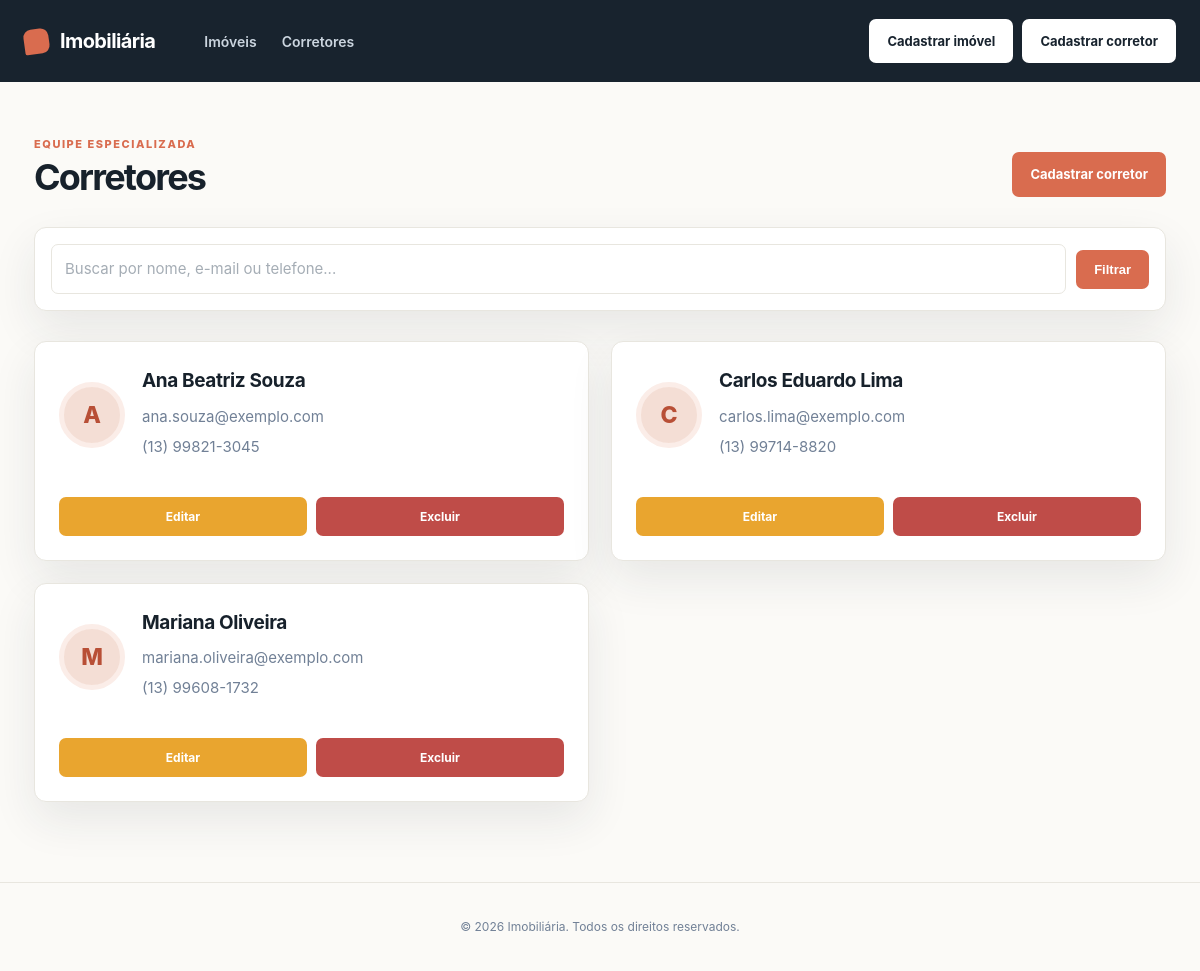
/corretor/, run on the app's committed database.
### imovel/models.py (models this page shows, shortened)
class Corretor(models.Model):
    nome = models.CharField(max_length=100)
    email = models.EmailField()
    telefone = models.CharField(max_length=20)

### imovel/views.py (the view, shortened to what this page needs)
# urls.py: path('corretor/', views.corretores, name='corretores'),
def corretores(request):
    corretores = Corretor.objects.all()
    busca = request.GET.get("busca", "").strip()
    return render(
        request,
        "corretor.html",
        {"corretores": corretores, "busca": busca},
    )

### imovel/templates/corretor.html (shortened to what this page needs)
{% extends 'template.html' %}
{% load static %}
{% block estilos %}
<link rel="stylesheet" href="{% static 'css/corretores.css' %}">
{% endblock %}
{% block conteudo %}
<section class="page-heading">
    <div>
        <p class="eyebrow">Equipe especializada</p>
        <h2>Corretores</h2>
    </div>
    <a href="{% url 'add_corretor' %}" class="btn btn-primary">Cadastrar corretor</a>
</section>
<form method="get" class="agent-filters" role="search">
    <input
        id="busca-corretor"
        type="search"
        name="busca"
        value="{{ busca }}"
        placeholder="Buscar por nome, e-mail ou telefone..."
        autocomplete="off"
    >
    <button type="submit" class="btn btn-primary">Filtrar</button>
</form>
<div class="cards-grid agents-grid">
    {% for corretor in corretores %}
    <article class="agent-card">
        <div class="agent-avatar">{{ corretor.nome|first|upper }}</div>
        <div>
            <h3>{{ corretor.nome }}</h3>
            <p class="muted">{{ corretor.email }}</p>
            <p class="muted">{{ corretor.telefone }}</p>
        </div>
        <div class="card-actions">
            <a href="{% url 'edit_corretor' corretor.id %}" class="btn btn-warning">Editar</a>
            <a href="{% url 'del_corretor' corretor.id %}" class="btn btn-danger delete-trigger" data-item-name="{{ corretor.nome }}">Excluir</a>
        </div>
    </article>
    {% empty %}
    <p class="empty-state">Nenhum corretor cadastrado.</p>
    {% endfor %}
</div>
{% endblock %}

### imovel/static/css/style.css (style rules this page uses)
:root { --ink: #17212b; --muted: #718096; --paper: #fbfaf7; --surface: #ffffff; --line: #e8e6df; --accent: #d96c4f; --accent-dark: #b84f36; --navy: #18232e; --shadow: 0 18px 45px rgba(29, 40, 50, .09); }
* { box-sizing: border-box; }
html { scroll-behavior: smooth; }
body { background: var(--paper); color: var(--ink); font: 15px/1.6 Inter, ui-sans-serif, system-ui, -apple-system, "Segoe UI", sans-serif; margin: 0; }
a { color: inherit; text-decoration: none; }
h2 { font-size: clamp(27px, 3vw, 38px); letter-spacing: -.05em; line-height: 1.1; margin: 4px 0 0; }
.eyebrow { color: var(--accent); font-size: 11px; font-weight: 800; letter-spacing: .14em; margin: 0; text-transform: uppercase; }
.btn { border: 1px solid transparent; border-radius: 7px; cursor: pointer; display: inline-block; font-size: 13px; font-weight: 700; padding: 11px 17px; text-align: center; transition: background .2s, border-color .2s, transform .2s; }
.btn-primary { background: var(--accent); color: #fff; }
.btn-warning { background: #e9a52f; color: #fff; }
.btn-danger { background: #bf4c48; color: #fff; }
input, select, textarea { background: #fff; border: 1px solid var(--line); border-radius: 7px; color: var(--ink); font: inherit; padding: 12px 13px; width: 100%; }
input::placeholder, textarea::placeholder { color: #a5adb5; }

### imovel/static/css/corretores.css (style rules this page uses)
.page-heading { align-items: end; display: flex; justify-content: space-between; margin-bottom: 30px; }
.agent-filters { align-items: center; background: var(--surface); border: 1px solid var(--line); border-radius: 12px; box-shadow: var(--shadow); display: flex; gap: 10px; margin-bottom: 30px; padding: 16px; }
.agent-filters input { flex: 1; }
.agent-filters .btn { white-space: nowrap; }
.agents-grid { display: grid; gap: 22px; grid-template-columns: repeat(2, 1fr); }
.agent-card { align-items: center; background: var(--surface); border: 1px solid var(--line); border-radius: 12px; box-shadow: var(--shadow); display: grid; gap: 17px; grid-template-columns: auto 1fr; padding: 24px; transition: box-shadow .2s, transform .2s; }
.agent-card h3 { font-size: 19px; letter-spacing: -.02em; margin: 0 0 8px; }
.agent-card .card-actions { grid-column: 1 / -1; width: 100%; }
.agent-avatar { align-items: center; background: #f4ded5; border: 5px solid #fbede8; border-radius: 50%; color: var(--accent-dark); display: flex; font-size: 23px; font-weight: 800; height: 66px; justify-content: center; width: 66px; }
.muted { color: var(--muted); margin: 6px 0; }
.card-actions { display: flex; gap: 9px; margin-top: 15px; }
.card-actions .btn { flex: 1; font-size: 12px; padding: 9px; }

### data on the page
Corretor: nome|first "A", nome "Ana Beatriz Souza", email "ana.souza@exemplo.com", telefone "(13) 99821-3045"
Corretor: nome|first "C", nome "Carlos Eduardo Lima", email "carlos.lima@exemplo.com", telefone "(13) 99714-8820"
Corretor: nome|first "M", nome "Mariana Oliveira", email "mariana.oliveira@exemplo.com", telefone "(13) 99608-1732"
